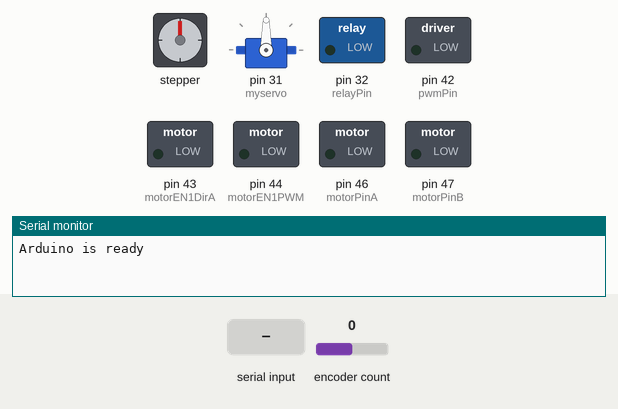
Simulated run of this sketch. Board: Arduino Mega 2560, built with avr-gcc and run on an emulated ATmega2560. Parts: stepper motor, servo, switched loads named in the sketch (green lamp = pin HIGH), the last lines printed to the serial monitor. Wiring (inferred from the names in the program): stepper motor driver (200 steps per turn assumed): step A10; direction A11. The test bench sets the inputs (shaded band); at power-on: encoder count 0.

Above: at 1.2 s.
1.3 s: "ON\n" received over Serial
At 2.2 s:
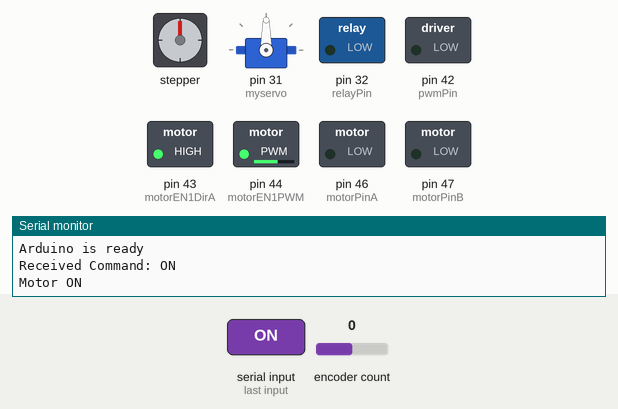
2.8 s: "OFF\n" received over Serial
At 3.3 s:
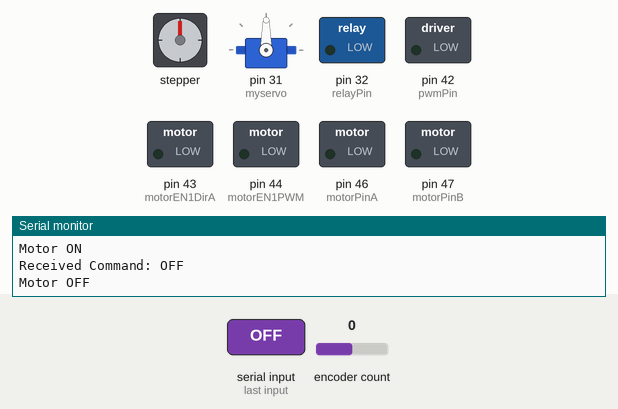
Timing chart, 0 to 5.8 s (numbered marks = the images above; inputs shaded):
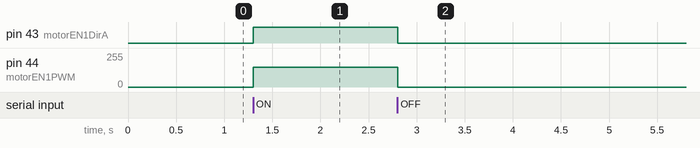

Measured:
- after the input at 1.3 s, pin 43 (motorEN1DirA): LOW → HIGH at once; pin 44 (motorEN1PWM): 0/255 → 150/255 at once
- after the input at 2.8 s, pin 43 (motorEN1DirA): HIGH → LOW at once; pin 44 (motorEN1PWM): 150/255 → 0/255 at once

The sketch:

CODE_V1.ino
```cpp
#include <Arduino.h>
#include <Servo.h>
#include <Encoder.h>

#define PROXIMITY1_PIN 6
#define PROXIMITY2_PIN 7
#define TRIG_PIN1 5  // ขาที่เชื่อมต่อกับขา Trig ของ HC-SR04
#define ECHO_PIN1 9  // ขาที่เชื่อมต่อกับขา Echo ของ HC-SR04
#define TRIG_PIN2 4  // ขาที่เชื่อมต่อกับขา Trig ของ HC-SR04
#define ECHO_PIN2 8  // ขาที่เชื่อมต่อกับขา Echo ของ HC-SR04


#define relayPin 32

#define mortorD A0  //มอเตอร์เทส
#define mortorP A1

#define dirPin A11  //Steping

#define stepPin A10  //Steping
#define dirPin A11   //Steping

#define motorPinA 46  // กำหนดขา A
#define motorPinB 47  // กำหนดขา B
#define pwmPin 42     // กำหนดขา PWM

// ตั้งค่าพินเอ็นโค้ดเดอร์
#define encoder1PinA 26
#define encoder1PinB 27

#define encoder2PinA 26 //อย่าลืมเปลี่ยนขา
#define encoder2PinB 27 //อย่าลืมเปลี่ยนขา

// ตั้งค่าพินมอเตอร์
#define motorEN1PWM 44
#define motorEN1DirA 43
#define motorEN1DirB 42

#define motorEN2PWM 44  //อย่าลืมเปลี่ยนขา
#define motorEN2DirA 43 //อย่าลืมเปลี่ยนขา
#define motorEN2DirB 42 //อย่าลืมเปลี่ยนขา

int threshold = 500;
bool proximityActive = false;

Servo myservo;
String servo, PROXIMITY1, PROXIMITY2, Relay, clockwise, counterclockwise, Pump_clockwise, Pump_counterclockwise, mortor_clockwise, mortor_EN1_clockwise, mortor_EN1_counterclockwise,mortor_EN2_clockwise,
mortor_EN2_counterclockwise;

long duration, distance1, distance2;  // ประกาศตัวแปรเก็บค่าระยะ
unsigned long previousMillis = 0;
const long interval = 500;  // ระยะเวลาระหว่างการวัด (500 ms)
int stepsPerSecond = 1000;  // กำหนดจำนวนสเต็ปต่อวินาที
bool isMoving = false;      // ตัวแปรเพื่อตรวจสอบสถานะการหมุนของมอเตอร์
int motorStatus = 0;

Encoder encoder1(encoder1PinA, encoder1PinB);
Encoder encoder2(encoder2PinA, encoder2PinB);


long oldPosition = -999;

void setup() {

  Serial.begin(9600);
  Serial.println("Arduino is ready");  // แจ้งสถานะเมื่อเริ่มต้น

  myservo.attach(31);  // servo motor ขาเอาท์พุต 31

  pinMode(relayPin, OUTPUT);
  pinMode(PROXIMITY1_PIN, INPUT);
  pinMode(PROXIMITY2_PIN, INPUT);
  pinMode(TRIG_PIN1, OUTPUT);
  pinMode(ECHO_PIN1, INPUT);
  pinMode(TRIG_PIN2, OUTPUT);
  pinMode(ECHO_PIN2, INPUT);
  pinMode(motorPinA, OUTPUT);
  pinMode(motorPinB, OUTPUT);
  pinMode(pwmPin, OUTPUT);
  pinMode(stepPin, OUTPUT);
  pinMode(dirPin, OUTPUT);

  pinMode(motorEN1PWM, OUTPUT);
  pinMode(motorEN1DirA, OUTPUT);
  pinMode(motorEN1DirB, OUTPUT);
}

void loop() {
  // Servo_motor();  // เรียกใช้งานฟังก์ชัน Servo_motor
  // Proximity_sensor_1();
  // Proximity_sensor_2();
  // Ultrasonic_1();
  // Ultrasonic_2();
  //Relay_SolenoidValve();
  // Servo_motor();
  //STEP_clockwise();
  //STEP_counterclockwise();
  // PUMP_clockwise();
  //PUMP_clockwise();
  //Mortor_clockwise();
 MortorEN1_clockwise();
}

//---------------------------INPUT------------------------------------

void Proximity_sensor_1() {
  if (proximityActive) {
    Proximity_sensor_1();
  }

  if (Serial.available() > 0) {
    PROXIMITY1 = Serial.readStringUntil('\n');  // รับคำสั่งจาก Python
    PROXIMITY1.trim();

    if (PROXIMITY1 == "PROXIMITY ON") {
      proximityActive = true;
      Serial.println("Proximity sensor activated.");
    } else if (PROXIMITY1 == "PROXIMITY OFF") {
      proximityActive = false;
      Serial.println("Proximity sensor deactivated.");
    } else {
      Serial.println("Invalid command.");
    }
  }

  // อ่านค่าจากเซ็นเซอร์ดิจิตอล
  int sensorValue1 = digitalRead(PROXIMITY1_PIN);
  Serial.print("Sensor Value: ");
  Serial.println(sensorValue1);

  // ตรวจสอบสถานะโลหะตามค่า HIGH หรือ LOW
  if (sensorValue1 == HIGH) {
    Serial.println("No Metal Detected!");
  } else {
    Serial.println("Metal Detected");
  }

  delay(200);  // หน่วงเวลาเพื่อความเสถียร
}

void Proximity_sensor_2() {
  if (proximityActive) {
    Proximity_sensor_2();
  }

  if (Serial.available() > 0) {
    PROXIMITY2 = Serial.readStringUntil('\n');  // รับคำสั่งจาก Python
    PROXIMITY1.trim();

    if (PROXIMITY2 == "PROXIMITY ON") {
      proximityActive = true;
      Serial.println("Proximity sensor activated.");
    } else if (PROXIMITY2 == "PROXIMITY OFF") {
      proximityActive = false;
      Serial.println("Proximity sensor deactivated.");
    } else {
      Serial.println("Invalid command.");
    }
  }

  // อ่านค่าจากเซ็นเซอร์ดิจิตอล
  int sensorValue2 = digitalRead(PROXIMITY1_PIN);
  Serial.print("Sensor Value: ");
  Serial.println(sensorValue2);

  // ตรวจสอบสถานะโลหะตามค่า HIGH หรือ LOW
  if (sensorValue2 == HIGH) {
    Serial.println("No Metal Detected!");
  } else {
    Serial.println("Metal Detected");
  }

  delay(200);  // หน่วงเวลาเพื่อความเสถียร
}

void Ultrasonic_1() {
  unsigned long currentMillis = millis();
  if (currentMillis - previousMillis >= interval) {
    previousMillis = currentMillis;

    digitalWrite(TRIG_PIN1, LOW);
    delayMicroseconds(5);
    digitalWrite(TRIG_PIN1, HIGH);
    delayMicroseconds(5);
    digitalWrite(TRIG_PIN1, LOW);

    duration = pulseIn(ECHO_PIN1, HIGH, 30000);
    if (duration > 0) {
      distance1 = (duration / 2.0) / 29.1;
      Serial.print("Distance1: ");
      Serial.print(distance1);
      Serial.println(" cm");
    } else {
      Serial.println("Error: No signal detected");
    }
  }
}

void Ultrasonic_2() {
  unsigned long currentMillis = millis();
  if (currentMillis - previousMillis >= interval) {
    previousMillis = currentMillis;

    digitalWrite(TRIG_PIN2, LOW);
    delayMicroseconds(5);
    digitalWrite(TRIG_PIN2, HIGH);
    delayMicroseconds(5);
    digitalWrite(TRIG_PIN2, LOW);

    duration = pulseIn(ECHO_PIN2, HIGH, 30000);
    if (duration > 0) {
      distance2 = (duration / 2.0) / 29.1;
      Serial.print("Distance2: ");
      Serial.print(distance2);
      Serial.println(" cm");
    } else {
      Serial.println("Error: No signal detected");
    }
  }
}

//--------------------------- OUTPUT------------------------------------

void Servo_motor() {
  if (Serial.available() > 0) {            // ตรวจสอบว่ามีข้อมูลเข้ามา
    servo = Serial.readStringUntil('\n');  // อ่านข้อความจนถึง newline
    servo.trim();                          // ตัดช่องว่างและ newline ออก

    if (servo == "ON") {
      myservo.write(180);
      Serial.println("ON");  // ส่งข้อความกลับไปที่ Python

    } else if (servo == "OFF") {
      myservo.write(0);
      Serial.println("OFF");  // ส่งข้อความกลับไปที่ Python
    } else {
      Serial.println("Invalid Command");  // ส่งข้อความเมื่อคำสั่งไม่ถูกต้อง
    }
  }
  delay(100);
}

void Relay_SolenoidValve() {
  if (Serial.available() > 0) {            // ตรวจสอบว่ามีข้อมูลเข้ามา
    Relay = Serial.readStringUntil('\n');  // อ่านข้อความจนถึง newline
    Relay.trim();                          // ตัดช่องว่างและ newline ออก

    if (Relay == "ON") {
      digitalWrite(relayPin, HIGH);
      Serial.println("ON");  // ส่งข้อความกลับไปที่ Python

    } else if (Relay == "OFF") {
      digitalWrite(relayPin, LOW);
      Serial.println("OFF");  // ส่งข้อความกลับไปที่ Python
    } else {
      Serial.println("Invalid Command");  // ส่งข้อความเมื่อคำสั่งไม่ถูกต้อง
    }
  }
  delay(100);
}

void STEP_clockwise() {
  if (Serial.available() > 0) {                       // ตรวจสอบว่ามีข้อมูลเข้ามาจาก Serial
    String clockwise = Serial.readStringUntil('\n');  // อ่านข้อมูลจนถึง newline
    clockwise.trim();                                 // ตัดช่องว่างและ newline ออก

    if (clockwise == "ON" && !isMoving) {         // หากคำสั่งเป็น ON และยังไม่หมุน
      digitalWrite(dirPin, HIGH);                 // HIGH = หมุนไปข้างหน้า
      Serial.println("ON");                       // ส่งข้อความกลับไปยัง Serial
      isMoving = true;                            // ตั้งค่าตัวแปร isMoving เป็น true
    } else if (clockwise == "OFF" && isMoving) {  // หากคำสั่งเป็น OFF และกำลังหมุน
      isMoving = false;                           // ตั้งค่าตัวแปร isMoving เป็น false เพื่อหยุดการหมุน
      Serial.println("OFF");                      // ส่งข้อความกลับไปยัง Serial
    } else if (clockwise != "ON" && clockwise != "OFF") {
      Serial.println("Invalid Command");  // ส่งข้อความเมื่อคำสั่งไม่ถูกต้อง
    }
  }

  // หมุนมอเตอร์หาก isMoving เป็น true
  if (isMoving) {
    for (int i = 0; i < stepsPerSecond; i++) {
      digitalWrite(stepPin, HIGH);
      delayMicroseconds(1000);  // ควบคุมความเร็วโดยการปรับเวลานี้
      digitalWrite(stepPin, LOW);
      delayMicroseconds(1000);
    }
  }
  delay(100);
}

void STEP_counterclockwise() {
  if (Serial.available() > 0) {                       // ตรวจสอบว่ามีข้อมูลเข้ามาจาก Serial
    counterclockwise = Serial.readStringUntil('\n');  // อ่านข้อมูลจนถึง newline
    counterclockwise.trim();                          // ตัดช่องว่างและ newline ออก

    if (counterclockwise == "ON" && !isMoving) {         // หากคำสั่งเป็น ON และยังไม่หมุน
      digitalWrite(dirPin, LOW);                         // HIGH = หมุนไปข้างหน้า
      Serial.println("ON");                              // ส่งข้อความกลับไปยัง Serial
      isMoving = true;                                   // ตั้งค่าตัวแปร isMoving เป็น true
    } else if (counterclockwise == "OFF" && isMoving) {  // หากคำสั่งเป็น OFF และกำลังหมุน
      isMoving = false;                                  // ตั้งค่าตัวแปร isMoving เป็น false เพื่อหยุดการหมุน
      Serial.println("OFF");                             // ส่งข้อความกลับไปยัง Serial
    } else if (counterclockwise != "ON" && counterclockwise != "OFF") {
      Serial.println("Invalid Command");  // ส่งข้อความเมื่อคำสั่งไม่ถูกต้อง
    }
  }

  // หมุนมอเตอร์หาก isMoving เป็น true
  if (isMoving) {
    for (int i = 0; i < stepsPerSecond; i++) {
      digitalWrite(stepPin, HIGH);
      delayMicroseconds(1000);  // ควบคุมความเร็วโดยการปรับเวลานี้
      digitalWrite(stepPin, LOW);
      delayMicroseconds(1000);
    }
  }
  delay(100);
}

void PUMP_clockwise() {
  if (Serial.available() > 0) {
    Pump_clockwise = Serial.readStringUntil('\n');  // อ่านคำสั่ง
    Pump_clockwise.trim();                          // ตัดช่องว่างและ newline

    Serial.print("Received Command: ");
    Serial.println(Pump_clockwise);  // Debug คำสั่งที่เข้ามา

    if (Pump_clockwise == "ON") {
      motorStatus = 1;  // เปิดมอเตอร์
      Serial.println("Motor ON");
    } else if (Pump_clockwise == "OFF") {
      motorStatus = 0;  // ปิดมอเตอร์
      Serial.println("Motor OFF");
    } else {
      Serial.println("Invalid Command");
    }

    // ควบคุมมอเตอร์ตามสถานะ
    if (motorStatus == 1) {
      digitalWrite(motorPinA, HIGH);  // ขา A HIGH
      digitalWrite(motorPinB, LOW);   // ขา B LOW
      analogWrite(pwmPin, 128);       // ความเร็ว PWM
    } else {
      digitalWrite(motorPinA, LOW);  // หยุดมอเตอร์
      digitalWrite(motorPinB, LOW);
      analogWrite(pwmPin, 0);
    }
  }
  delay(100);  // เลื่อนการทำงานเล็กน้อย
}

void PUMP_counterclockwise() {
  if (Serial.available() > 0) {                            // ตรวจสอบว่ามีข้อมูลเข้ามาจาก Serial
    Pump_counterclockwise = Serial.readStringUntil('\n');  // อ่านคำสั่งจาก Serial จนถึง newline
    Pump_counterclockwise.trim();                          // ตัดช่องว่างและ newline ออก

    if (Pump_counterclockwise == "ON") {
      motorStatus = 1;  // ตั้งค่าสถานะมอเตอร์ให้เป็น ON
      Serial.println("Motor ON");
    } else if (Pump_counterclockwise == "OFF") {
      motorStatus = 0;  // ตั้งค่าสถานะมอเตอร์ให้เป็น OFF
      Serial.println("Motor OFF");
    } else {
      Serial.println("Invalid Command");  // ส่งข้อความเมื่อคำสั่งไม่ถูกต้อง
    }

    if (motorStatus == 1) {
      digitalWrite(motorPinA, LOW);   // ขา A HIGH
      digitalWrite(motorPinB, HIGH);  // ขา B LOW
      analogWrite(pwmPin, 128);       // กำหนดความเร็ว PWM (ค่า 0-255)
    } else {
      // ถ้ามอเตอร์ปิด (OFF), ให้หยุดการหมุน
      digitalWrite(motorPinA, LOW);  // ขา A LOW
      digitalWrite(motorPinB, LOW);  // ขา B LOW
      analogWrite(pwmPin, 0);        // หยุดการหมุน
    }
  }
  delay(100);  // เลื่อนการทำงานของ loop ให้มีความช้าลงเล็กน้อย
}


// มอเตอร์เอ็นโค้ตเดอร์
void MortorEN1_clockwise(){
  // เช็คคำสั่งจาก Serial Monitor
  if (Serial.available() > 0) {
    mortor_EN1_clockwise = Serial.readStringUntil('\n');  // อ่านคำสั่ง
    mortor_EN1_clockwise.trim();                          // ตัดช่องว่างและ newline

    Serial.print("Received Command: ");
    Serial.println(mortor_EN1_clockwise);  // Debug คำสั่งที่เข้าม

    // กำหนดสถานะมอเตอร์ตามคำสั่ง
    if (mortor_EN1_clockwise == "ON") {
      motorStatus = 1;  // เปิดมอเตอร์
      Serial.println("Motor ON");
    } else if (mortor_EN1_clockwise == "OFF") {
      motorStatus = 0;  // ปิดมอเตอร์
      Serial.println("Motor OFF");
    } else {
      Serial.println("Invalid Command");
    }
  }

  // ควบคุมมอเตอร์ตามสถานะ
  if (motorStatus == 1) {
    digitalWrite(motorEN1DirA, HIGH);
    digitalWrite(motorEN1DirB, LOW);
    analogWrite(motorEN1PWM, 150);  // กำหนดความเร็ว (0-255)

    // อัพเดตตำแหน่งของเอ็นโค้ดเดอร์ตลอดเวลา
    // long newPosition = myEncoder.read();

    // if (newPosition != oldPosition) {
    //   oldPosition = newPosition;
    //   Serial.print("Position: ");
    //   Serial.println(newPosition);  // แสดงตำแหน่งที่อัปเดต
    // }

  } else {
    digitalWrite(motorEN1DirA, LOW);
    digitalWrite(motorEN1DirB, LOW);
    analogWrite(motorEN1PWM, 0);  // ปิดมอเตอร์
  }

  delay(100);  // เลื่อนการทำงานเล็กน้อย (ปรับเวลาให้เหมาะสมตามต้องการ)
}

void MortorEN1_counterclockwise(){
  // เช็คคำสั่งจาก Serial Monitor
  if (Serial.available() > 0) {
    mortor_EN1_counterclockwise = Serial.readStringUntil('\n');  // อ่านคำสั่ง
    mortor_EN1_counterclockwise.trim();                          // ตัดช่องว่างและ newline

    Serial.print("Received Command: ");
    Serial.println(mortor_EN1_counterclockwise);  // Debug คำสั่งที่เข้าม

    // กำหนดสถานะมอเตอร์ตามคำสั่ง
    if (mortor_EN1_counterclockwise == "ON") {
      motorStatus = 1;  // เปิดมอเตอร์
      Serial.println("Motor ON");
    } else if (mortor_EN1_counterclockwise == "OFF") {
      motorStatus = 0;  // ปิดมอเตอร์
      Serial.println("Motor OFF");
    } else {
      Serial.println("Invalid Command");
    }
  }

  // ควบคุมมอเตอร์ตามสถานะ
  if (motorStatus == 1) {
    digitalWrite(motorEN1DirA, LOW);
    digitalWrite(motorEN1DirB, HIGH);
    analogWrite(motorEN1PWM, 150);  // กำหนดความเร็ว (0-255)

    // อัพเดตตำแหน่งของเอ็นโค้ดเดอร์ตลอดเวลา
    // long newPosition = myEncoder.read();

    // if (newPosition != oldPosition) {
    //   oldPosition = newPosition;
    //   Serial.print("Position: ");
    //   Serial.println(newPosition);  // แสดงตำแหน่งที่อัปเดต
    // }

  } else {
    digitalWrite(motorEN1DirA, LOW);
    digitalWrite(motorEN1DirB, LOW);
    analogWrite(motorEN1PWM, 0);  // ปิดมอเตอร์
  }

  delay(100);  // เลื่อนการทำงานเล็กน้อย (ปรับเวลาให้เหมาะสมตามต้องการ)
}

void MortorEN2_clockwise(){
  // เช็คคำสั่งจาก Serial Monitor
  if (Serial.available() > 0) {
    mortor_EN2_clockwise = Serial.readStringUntil('\n');  // อ่านคำสั่ง
    mortor_EN2_clockwise.trim();                          // ตัดช่องว่างและ newline

    Serial.print("Received Command: ");
    Serial.println(mortor_EN2_clockwise);  // Debug คำสั่งที่เข้าม

    // กำหนดสถานะมอเตอร์ตามคำสั่ง
    if (mortor_EN2_clockwise == "ON") {
      motorStatus = 1;  // เปิดมอเตอร์
      Serial.println("Motor ON");
    } else if (mortor_EN2_clockwise == "OFF") {
      motorStatus = 0;  // ปิดมอเตอร์
      Serial.println("Motor OFF");
    } else {
      Serial.println("Invalid Command");
    }
  }

  // ควบคุมมอเตอร์ตามสถานะ
  if (motorStatus == 1) {
    digitalWrite(motorEN2DirA, HIGH);
    digitalWrite(motorEN2DirB, LOW);
    analogWrite(motorEN2PWM, 150);  // กำหนดความเร็ว (0-255)

    // อัพเดตตำแหน่งของเอ็นโค้ดเดอร์ตลอดเวลา
    // long newPosition = myEncoder.read();

    // if (newPosition != oldPosition) {
    //   oldPosition = newPosition;
    //   Serial.print("Position: ");
    //   Serial.println(newPosition);  // แสดงตำแหน่งที่อัปเดต
    // }

  } else {
    digitalWrite(motorEN2DirA, LOW);
    digitalWrite(motorEN2DirB, LOW);
    analogWrite(motorEN2PWM, 0);  // ปิดมอเตอร์
  }

  delay(100);  // เลื่อนการทำงานเล็กน้อย (ปรับเวลาให้เหมาะสมตามต้องการ)
}

void MortorEN2_counterclockwise(){
  // เช็คคำสั่งจาก Serial Monitor
  if (Serial.available() > 0) {
    mortor_EN2_counterclockwise = Serial.readStringUntil('\n');  // อ่านคำสั่ง
    mortor_EN2_counterclockwise.trim();                          // ตัดช่องว่างและ newline

    Serial.print("Received Command: ");
    Serial.println(mortor_EN2_counterclockwise);  // Debug คำสั่งที่เข้าม

    // กำหนดสถานะมอเตอร์ตามคำสั่ง
    if (mortor_EN2_counterclockwise == "ON") {
      motorStatus = 1;  // เปิดมอเตอร์
      Serial.println("Motor ON");
    } else if (mortor_EN2_counterclockwise == "OFF") {
      motorStatus = 0;  // ปิดมอเตอร์
      Serial.println("Motor OFF");
    } else {
      Serial.println("Invalid Command");
    }
  }

  // ควบคุมมอเตอร์ตามสถานะ
  if (motorStatus == 1) {
    digitalWrite(motorEN2DirA, LOW);
    digitalWrite(motorEN2DirB, HIGH);
    analogWrite(motorEN2PWM, 150);  // กำหนดความเร็ว (0-255)

    // อัพเดตตำแหน่งของเอ็นโค้ดเดอร์ตลอดเวลา
    // long newPosition = myEncoder.read();

    // if (newPosition != oldPosition) {
    //   oldPosition = newPosition;
    //   Serial.print("Position: ");
    //   Serial.println(newPosition);  // แสดงตำแหน่งที่อัปเดต
    // }

  } else {
    digitalWrite(motorEN2DirA, LOW);
    digitalWrite(motorEN2DirB, LOW);
    analogWrite(motorEN2PWM, 0);  // ปิดมอเตอร์
  }

  delay(100);  // เลื่อนการทำงานเล็กน้อย (ปรับเวลาให้เหมาะสมตามต้องการ)
}
```
